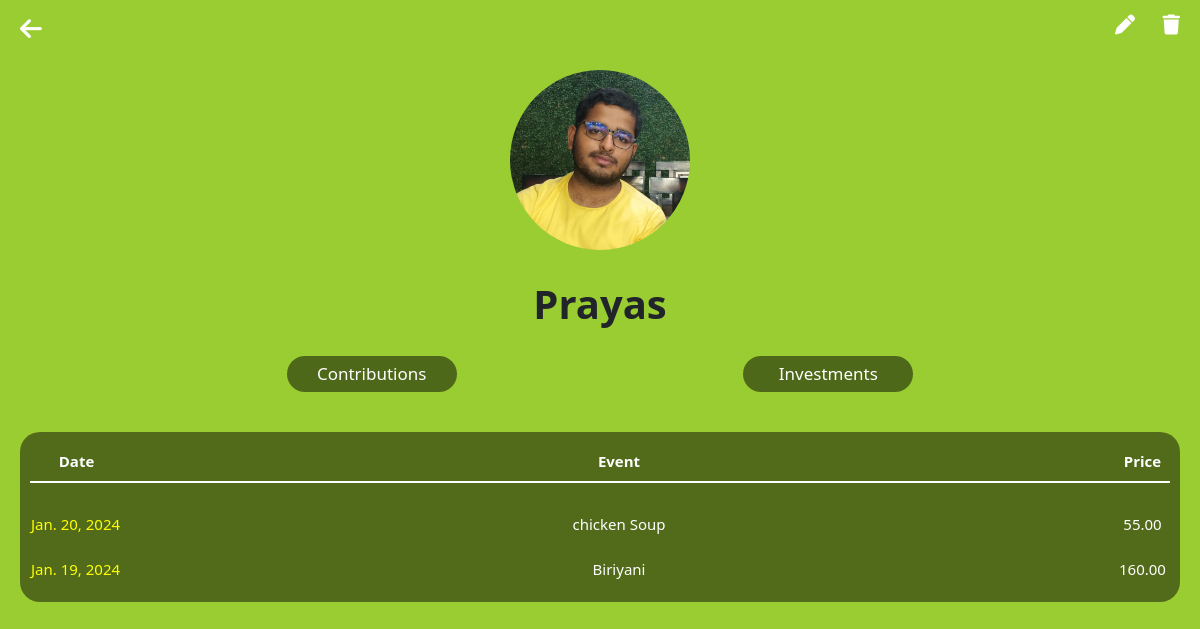
The app's page /profileDetails/13 with its own data.
### app/models.py (models this page shows)
class Profile(models.Model):
    name = models.CharField(max_length=100)
    profile_pic = models.ImageField(upload_to='profile_pics/', blank=True, null=True)

class Contribution(models.Model):
    event = models.ForeignKey(Event, on_delete=models.CASCADE)
    profile = models.ForeignKey(Profile, on_delete=models.CASCADE)
    amount = models.DecimalField(max_digits=10, decimal_places=2)

class Event(models.Model):
    date = models.DateField()
    subject = models.CharField(max_length=200)

### app/views.py (the view)
# urls.py: path('profileDetails/<int:profile_id>', profileDetails, name='profileDetails'),
def profileDetails(request, profile_id):
    profile = Profile.objects.get(pk=profile_id)
    event_contributions = Contribution.objects.filter(profile=profile).all()
    event_purchase = Purchase.objects.filter(profile=profile).all()
    context={'profile':profile,'event_contributions':event_contributions, "event_purchase":event_purchase}
    return render(request, 'profileDetails.html', context)

### app/templates/profileDetails.html (shortened to what this page needs)
<!DOCTYPE html>
<html lang="en">
<head>
    <link href="https://cdn.jsdelivr.net/npm/bootstrap@5.3.2/dist/css/bootstrap.min.css" rel="stylesheet">
    <link rel="stylesheet" href="https://cdnjs.cloudflare.com/ajax/libs/font-awesome/6.5.1/css/all.min.css" />
</head>
<body>
    <a href="{% url 'home' %}" class="icons" id="back_icon"><i class="fa-solid fa-arrow-left"></i></a>
    <a href="" class="icons"><i class="fa-solid fa-pen"></i></a>
    <a href="#" onclick="confirmDelete('{{ profile.id }}')" class="icons"><i class="fa-solid fa-trash"></i></a>
    <div class="text-center">
        <a href="{{profile.profile_pic.url}}"><img src="{{profile.profile_pic.url}}" alt=""></a>
        <h1>{{profile.name}}</h1>
    </div>
    <div class="twoBtn">
        <button onclick="viewContributions()">Contributions</button>
        <button onclick="viewInvestments()">Investments</button>
    </div>
    <div class="purchage-container Contributions">
        <table>
            <thead>
                <tr>
                    <th style="width: 93px;">Date</th>
                    <th>Event</th>
                    <th style="width: 55px;">Price</th>
                </tr>
            </thead>
            <tbody>
                <tr style="height: 20px;background-color: transparent;">
                    <td style="font-size: 5px;">&nbsp;</td>
                    <td style="font-size: 5px;">&nbsp;</td>
                </tr>
                {% for contribution in event_contributions %}
                <tr>
                    <td class="purchage-data">{{contribution.event.date}}</td>
                    <td style="text-align: center;">{{contribution.event.subject}}</td>
                    <td style="text-align: center;">{{contribution.amount}}</td>
                </tr>
                {% endfor %}
            </tbody>
        </table>
    </div>
</body>
</html>

### app/templates/profileDetails.html (style rules this page uses)
body { background-color: yellowgreen; }
img { width: 180px; border-radius: 50%; margin: 70px 0 30px; animation: ppic 1s 1; }
h1 { font-weight: bolder; font-size: 40px; }
.icons { font-size: 20px; color: white; position: fixed; top: 10px; }
.icons:nth-child(1) { left: 20px;font-size: 25px; }
.icons:nth-child(2) { right: 65px; }
.icons:nth-child(3) { right: 20px; }
.twoBtn { display: flex; justify-content: space-evenly; }
.twoBtn button { border: none; border-radius: 20px; background-color: rgba(0, 0, 0, 0.493); padding: 5px; width: 170px; font-size: 17px; margin: 20px 0; color: white; }
table { width: 100%; color: white !important; font-size: 15px; }
.purchage-container { padding: 10px; background-color: rgba(0, 0, 0, 0.477); margin: 20px; border-radius: 20px; overflow-y: auto; animation: tbl 0.5s 1; }
thead { text-align: center; border-bottom: 2px solid white; height: 40px; }
.purchage-data { display: flex; align-items:center; height: 45px; color: yellow; }

### records on screen
Profile: profile_pic (picture), name "Prayas"
Contribution: event "Jan. 20, 2024", event.subject "chicken Soup", amount "55.00"
Contribution: event "Jan. 19, 2024", event.subject "Biriyani", amount "160.00"
